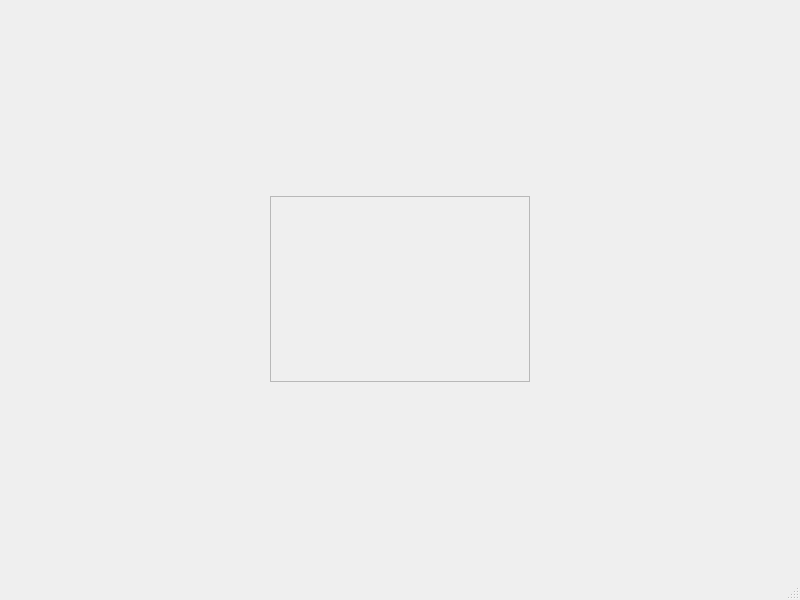
<?xml version="1.0" encoding="UTF-8"?>
<ui version="4.0">
 <class>MainWindow</class>
 <widget class="QMainWindow" name="MainWindow">
  <property name="geometry">
   <rect>
    <x>0</x>
    <y>0</y>
    <width>800</width>
    <height>600</height>
   </rect>
  </property>
  <property name="windowTitle">
   <string>MainWindow</string>
  </property>
  <widget class="QWidget" name="centralwidget">
   <layout class="QVBoxLayout" name="verticalLayout_2">
    <item>
     <layout class="QHBoxLayout" name="horizontalLayout">
      <item>
       <spacer name="horizontalSpacer">
        <property name="orientation">
         <enum>Qt::Horizontal</enum>
        </property>
        <property name="sizeHint" stdset="0">
         <size>
          <width>40</width>
          <height>20</height>
         </size>
        </property>
       </spacer>
      </item>
      <item>
       <layout class="QVBoxLayout" name="verticalLayout">
        <item>
         <spacer name="verticalSpacer">
          <property name="orientation">
           <enum>Qt::Vertical</enum>
          </property>
          <property name="sizeHint" stdset="0">
           <size>
            <width>20</width>
            <height>40</height>
           </size>
          </property>
         </spacer>
        </item>
        <item>
         <widget class="QScrollArea" name="scrollArea">
          <property name="widgetResizable">
           <bool>true</bool>
          </property>
          <widget class="QWidget" name="scrollAreaWidgetContents_2">
           <property name="geometry">
            <rect>
             <x>0</x>
             <y>0</y>
             <width>252</width>
             <height>173</height>
            </rect>
           </property>
          </widget>
         </widget>
        </item>
        <item>
         <spacer name="verticalSpacer_2">
          <property name="orientation">
           <enum>Qt::Vertical</enum>
          </property>
          <property name="sizeHint" stdset="0">
           <size>
            <width>20</width>
            <height>40</height>
           </size>
          </property>
         </spacer>
        </item>
       </layout>
      </item>
      <item>
       <spacer name="horizontalSpacer_2">
        <property name="orientation">
         <enum>Qt::Horizontal</enum>
        </property>
        <property name="sizeHint" stdset="0">
         <size>
          <width>40</width>
          <height>20</height>
         </size>
        </property>
       </spacer>
      </item>
     </layout>
    </item>
   </layout>
  </widget>
  <widget class="QMenuBar" name="menubar">
   <property name="geometry">
    <rect>
     <x>0</x>
     <y>0</y>
     <width>800</width>
     <height>21</height>
    </rect>
   </property>
  </widget>
  <widget class="QStatusBar" name="statusbar"/>
 </widget>
 <resources/>
 <connections/>
</ui>
